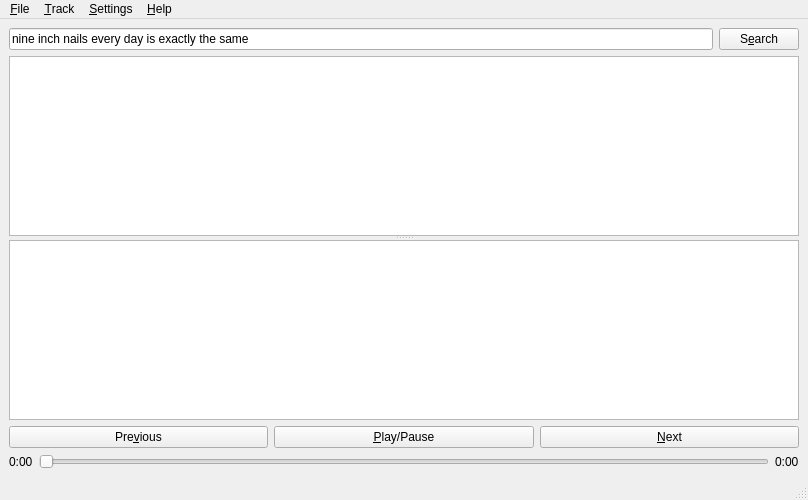
<?xml version="1.0" encoding="UTF-8"?>
<ui version="4.0">
 <class>MainWindow</class>
 <widget class="QMainWindow" name="MainWindow">
  <property name="geometry">
   <rect>
    <x>0</x>
    <y>0</y>
    <width>808</width>
    <height>500</height>
   </rect>
  </property>
  <property name="windowTitle">
   <string>Groovy</string>
  </property>
  <widget class="QWidget" name="centralwidget">
   <layout class="QVBoxLayout" name="verticalLayout">
    <item>
     <layout class="QHBoxLayout" name="grpSearch">
      <item>
       <widget class="QLineEdit" name="txtSearch">
        <property name="toolTip">
         <string>Search term</string>
        </property>
        <property name="text">
         <string>nine inch nails every day is exactly the same</string>
        </property>
       </widget>
      </item>
      <item>
       <widget class="QPushButton" name="btnSearch">
        <property name="toolTip">
         <string>Commence search</string>
        </property>
        <property name="text">
         <string>S&amp;earch</string>
        </property>
       </widget>
      </item>
     </layout>
    </item>
    <item>
     <widget class="QSplitter" name="splitTables">
      <property name="orientation">
       <enum>Qt::Vertical</enum>
      </property>
      <widget class="QTableView" name="tblSearchResults">
       <property name="toolTip">
        <string>Search results table</string>
       </property>
       <property name="alternatingRowColors">
        <bool>true</bool>
       </property>
       <property name="selectionBehavior">
        <enum>QAbstractItemView::SelectRows</enum>
       </property>
       <attribute name="horizontalHeaderDefaultSectionSize">
        <number>190</number>
       </attribute>
       <attribute name="horizontalHeaderStretchLastSection">
        <bool>true</bool>
       </attribute>
       <attribute name="horizontalHeaderStretchLastSection">
        <bool>true</bool>
       </attribute>
       <attribute name="horizontalHeaderDefaultSectionSize">
        <number>190</number>
       </attribute>
      </widget>
      <widget class="QTableView" name="tblPlaylistView">
       <property name="toolTip">
        <string>Playlist table</string>
       </property>
       <property name="alternatingRowColors">
        <bool>true</bool>
       </property>
       <property name="selectionBehavior">
        <enum>QAbstractItemView::SelectRows</enum>
       </property>
       <attribute name="horizontalHeaderDefaultSectionSize">
        <number>190</number>
       </attribute>
       <attribute name="horizontalHeaderStretchLastSection">
        <bool>true</bool>
       </attribute>
       <attribute name="horizontalHeaderStretchLastSection">
        <bool>true</bool>
       </attribute>
       <attribute name="horizontalHeaderDefaultSectionSize">
        <number>190</number>
       </attribute>
      </widget>
     </widget>
    </item>
    <item>
     <layout class="QHBoxLayout" name="grpControls">
      <item>
       <widget class="QPushButton" name="btnPrev">
        <property name="text">
         <string>Pre&amp;vious</string>
        </property>
       </widget>
      </item>
      <item>
       <widget class="QPushButton" name="btnPause">
        <property name="text">
         <string>&amp;Play/Pause</string>
        </property>
        <property name="checked">
         <bool>false</bool>
        </property>
       </widget>
      </item>
      <item>
       <widget class="QPushButton" name="btnNext">
        <property name="text">
         <string>&amp;Next</string>
        </property>
       </widget>
      </item>
     </layout>
    </item>
    <item>
     <layout class="QHBoxLayout" name="grpTime">
      <item>
       <widget class="QLabel" name="lblElapsed">
        <property name="toolTip">
         <string>Current time</string>
        </property>
        <property name="text">
         <string>0:00</string>
        </property>
       </widget>
      </item>
      <item>
       <widget class="QSlider" name="songProgress">
        <property name="toolTip">
         <string>Song time position</string>
        </property>
        <property name="orientation">
         <enum>Qt::Horizontal</enum>
        </property>
       </widget>
      </item>
      <item>
       <widget class="QLabel" name="lblTotal">
        <property name="toolTip">
         <string>Song duration</string>
        </property>
        <property name="text">
         <string>0:00</string>
        </property>
       </widget>
      </item>
     </layout>
    </item>
   </layout>
  </widget>
  <widget class="QMenuBar" name="menubar">
   <property name="geometry">
    <rect>
     <x>0</x>
     <y>0</y>
     <width>808</width>
     <height>25</height>
    </rect>
   </property>
   <widget class="QMenu" name="menu_File">
    <property name="title">
     <string>&amp;File</string>
    </property>
    <addaction name="action_Quit"/>
   </widget>
   <widget class="QMenu" name="menu_Track">
    <property name="title">
     <string>&amp;Track</string>
    </property>
    <addaction name="action_Previous"/>
    <addaction name="action_Play_Pause"/>
    <addaction name="action_Next"/>
   </widget>
   <widget class="QMenu" name="menu_Settings">
    <property name="title">
     <string>&amp;Settings</string>
    </property>
    <addaction name="action_Preferences"/>
   </widget>
   <widget class="QMenu" name="menu_Help">
    <property name="title">
     <string>&amp;Help</string>
    </property>
    <addaction name="action_About"/>
   </widget>
   <addaction name="menu_File"/>
   <addaction name="menu_Track"/>
   <addaction name="menu_Settings"/>
   <addaction name="menu_Help"/>
  </widget>
  <widget class="QStatusBar" name="statusbar"/>
  <action name="action_Quit">
   <property name="text">
    <string>&amp;Quit</string>
   </property>
   <property name="shortcut">
    <string>Ctrl+Q</string>
   </property>
  </action>
  <action name="action_Previous">
   <property name="text">
    <string>Pre&amp;vious</string>
   </property>
   <property name="shortcut">
    <string>PgUp</string>
   </property>
  </action>
  <action name="action_Play_Pause">
   <property name="text">
    <string>&amp;Play/Pause</string>
   </property>
   <property name="shortcut">
    <string>Space</string>
   </property>
  </action>
  <action name="action_Next">
   <property name="text">
    <string>&amp;Next</string>
   </property>
   <property name="shortcut">
    <string>PgDown</string>
   </property>
  </action>
  <action name="action_Preferences">
   <property name="text">
    <string>&amp;Preferences</string>
   </property>
  </action>
  <action name="action_About">
   <property name="text">
    <string>&amp;About</string>
   </property>
  </action>
 </widget>
 <resources/>
 <connections>
  <connection>
   <sender>btnSearch</sender>
   <signal>clicked()</signal>
   <receiver>MainWindow</receiver>
   <slot>onSearchButtonPress()</slot>
   <hints>
    <hint type="sourcelabel">
     <x>760</x>
     <y>45</y>
    </hint>
    <hint type="destinationlabel">
     <x>403</x>
     <y>296</y>
    </hint>
   </hints>
  </connection>
  <connection>
   <sender>txtSearch</sender>
   <signal>returnPressed()</signal>
   <receiver>MainWindow</receiver>
   <slot>onSearchButtonPress()</slot>
   <hints>
    <hint type="sourcelabel">
     <x>363</x>
     <y>45</y>
    </hint>
    <hint type="destinationlabel">
     <x>403</x>
     <y>296</y>
    </hint>
   </hints>
  </connection>
  <connection>
   <sender>tblSearchResults</sender>
   <signal>doubleClicked(QModelIndex)</signal>
   <receiver>MainWindow</receiver>
   <slot>onQueueSong(QModelIndex)</slot>
   <hints>
    <hint type="sourcelabel">
     <x>275</x>
     <y>235</y>
    </hint>
    <hint type="destinationlabel">
     <x>403</x>
     <y>296</y>
    </hint>
   </hints>
  </connection>
  <connection>
   <sender>songProgress</sender>
   <signal>sliderMoved(int)</signal>
   <receiver>MainWindow</receiver>
   <slot>beginSeekSong(int)</slot>
   <hints>
    <hint type="sourcelabel">
     <x>451</x>
     <y>466</y>
    </hint>
    <hint type="destinationlabel">
     <x>403</x>
     <y>296</y>
    </hint>
   </hints>
  </connection>
  <connection>
   <sender>songProgress</sender>
   <signal>sliderReleased()</signal>
   <receiver>MainWindow</receiver>
   <slot>endSeekSong()</slot>
   <hints>
    <hint type="sourcelabel">
     <x>451</x>
     <y>466</y>
    </hint>
    <hint type="destinationlabel">
     <x>403</x>
     <y>296</y>
    </hint>
   </hints>
  </connection>
  <connection>
   <sender>btnNext</sender>
   <signal>clicked()</signal>
   <receiver>MainWindow</receiver>
   <slot>onBtnNext()</slot>
   <hints>
    <hint type="sourcelabel">
     <x>797</x>
     <y>442</y>
    </hint>
    <hint type="destinationlabel">
     <x>403</x>
     <y>296</y>
    </hint>
   </hints>
  </connection>
  <connection>
   <sender>btnPause</sender>
   <signal>clicked()</signal>
   <receiver>MainWindow</receiver>
   <slot>onBtnPause()</slot>
   <hints>
    <hint type="sourcelabel">
     <x>532</x>
     <y>442</y>
    </hint>
    <hint type="destinationlabel">
     <x>403</x>
     <y>296</y>
    </hint>
   </hints>
  </connection>
  <connection>
   <sender>btnPrev</sender>
   <signal>clicked()</signal>
   <receiver>MainWindow</receiver>
   <slot>onBtnPrev()</slot>
   <hints>
    <hint type="sourcelabel">
     <x>149</x>
     <y>442</y>
    </hint>
    <hint type="destinationlabel">
     <x>403</x>
     <y>296</y>
    </hint>
   </hints>
  </connection>
  <connection>
   <sender>action_Play_Pause</sender>
   <signal>triggered()</signal>
   <receiver>MainWindow</receiver>
   <slot>onBtnPause()</slot>
   <hints>
    <hint type="sourcelabel">
     <x>-1</x>
     <y>-1</y>
    </hint>
    <hint type="destinationlabel">
     <x>403</x>
     <y>250</y>
    </hint>
   </hints>
  </connection>
  <connection>
   <sender>action_Next</sender>
   <signal>triggered()</signal>
   <receiver>MainWindow</receiver>
   <slot>onBtnNext()</slot>
   <hints>
    <hint type="sourcelabel">
     <x>-1</x>
     <y>-1</y>
    </hint>
    <hint type="destinationlabel">
     <x>403</x>
     <y>250</y>
    </hint>
   </hints>
  </connection>
  <connection>
   <sender>action_Previous</sender>
   <signal>triggered()</signal>
   <receiver>MainWindow</receiver>
   <slot>onBtnPrev()</slot>
   <hints>
    <hint type="sourcelabel">
     <x>-1</x>
     <y>-1</y>
    </hint>
    <hint type="destinationlabel">
     <x>403</x>
     <y>250</y>
    </hint>
   </hints>
  </connection>
  <connection>
   <sender>action_Quit</sender>
   <signal>triggered()</signal>
   <receiver>MainWindow</receiver>
   <slot>close()</slot>
   <hints>
    <hint type="sourcelabel">
     <x>-1</x>
     <y>-1</y>
    </hint>
    <hint type="destinationlabel">
     <x>403</x>
     <y>250</y>
    </hint>
   </hints>
  </connection>
  <connection>
   <sender>action_Preferences</sender>
   <signal>triggered()</signal>
   <receiver>MainWindow</receiver>
   <slot>openPrefs()</slot>
   <hints>
    <hint type="sourcelabel">
     <x>-1</x>
     <y>-1</y>
    </hint>
    <hint type="destinationlabel">
     <x>403</x>
     <y>249</y>
    </hint>
   </hints>
  </connection>
  <connection>
   <sender>action_About</sender>
   <signal>triggered()</signal>
   <receiver>MainWindow</receiver>
   <slot>openAbout()</slot>
   <hints>
    <hint type="sourcelabel">
     <x>-1</x>
     <y>-1</y>
    </hint>
    <hint type="destinationlabel">
     <x>403</x>
     <y>249</y>
    </hint>
   </hints>
  </connection>
 </connections>
 <slots>
  <slot>onSearchButtonPress()</slot>
  <slot>onQueueSong(QModelIndex)</slot>
  <slot>onPlaySong(QModelIndex)</slot>
  <slot>beginSeekSong(int)</slot>
  <slot>endSeekSong()</slot>
  <slot>songTick(qint64)</slot>
  <slot>songTotalTimeChanged(qint64)</slot>
  <slot>onBtnPause()</slot>
  <slot>onBtnNext()</slot>
  <slot>onBtnPrev()</slot>
  <slot>openPrefs()</slot>
  <slot>openAbout()</slot>
 </slots>
</ui>
